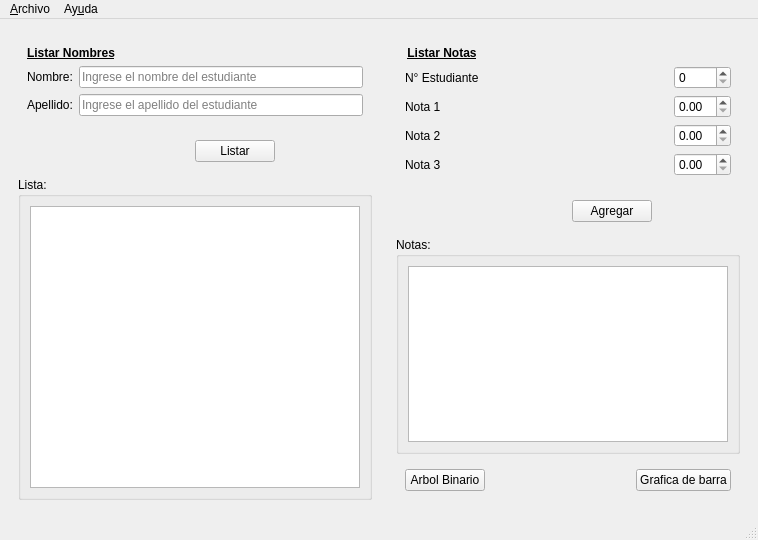
<?xml version="1.0" encoding="UTF-8"?>
<ui version="4.0">
 <class>Notas</class>
 <widget class="QMainWindow" name="Notas">
  <property name="geometry">
   <rect>
    <x>0</x>
    <y>0</y>
    <width>758</width>
    <height>540</height>
   </rect>
  </property>
  <property name="windowTitle">
   <string>Notas</string>
  </property>
  <widget class="QWidget" name="centralwidget">
   <layout class="QHBoxLayout" name="horizontalLayout_6">
    <item>
     <widget class="QWidget" name="widget" native="true">
      <layout class="QVBoxLayout" name="verticalLayout_2">
       <item>
        <widget class="QWidget" name="widget_7" native="true">
         <layout class="QFormLayout" name="formLayout_2">
          <item row="0" column="0" colspan="2">
           <widget class="QLabel" name="label_3">
            <property name="text">
             <string>&lt;html&gt;&lt;head/&gt;&lt;body&gt;&lt;p&gt;&lt;span style=&quot; font-size:9pt; font-weight:600; text-decoration: underline;&quot;&gt;Listar Nombres&lt;/span&gt;&lt;/p&gt;&lt;/body&gt;&lt;/html&gt;</string>
            </property>
           </widget>
          </item>
          <item row="1" column="0">
           <widget class="QLabel" name="label">
            <property name="text">
             <string>Nombre:</string>
            </property>
           </widget>
          </item>
          <item row="1" column="1">
           <widget class="QLineEdit" name="inNombre">
            <property name="placeholderText">
             <string>Ingrese el nombre del estudiante</string>
            </property>
           </widget>
          </item>
          <item row="2" column="0">
           <widget class="QLabel" name="label_2">
            <property name="text">
             <string>Apellido:</string>
            </property>
           </widget>
          </item>
          <item row="2" column="1">
           <widget class="QLineEdit" name="inApellido">
            <property name="placeholderText">
             <string>Ingrese el apellido del estudiante</string>
            </property>
           </widget>
          </item>
         </layout>
        </widget>
       </item>
       <item>
        <widget class="QWidget" name="widget_3" native="true">
         <layout class="QHBoxLayout" name="horizontalLayout_4">
          <item>
           <spacer name="horizontalSpacer">
            <property name="orientation">
             <enum>Qt::Horizontal</enum>
            </property>
            <property name="sizeHint" stdset="0">
             <size>
              <width>175</width>
              <height>20</height>
             </size>
            </property>
           </spacer>
          </item>
          <item>
           <widget class="QPushButton" name="cmdListar">
            <property name="statusTip">
             <string>Presione para listar estudiantes</string>
            </property>
            <property name="text">
             <string>Listar</string>
            </property>
           </widget>
          </item>
          <item>
           <spacer name="horizontalSpacer_8">
            <property name="orientation">
             <enum>Qt::Horizontal</enum>
            </property>
            <property name="sizeHint" stdset="0">
             <size>
              <width>95</width>
              <height>20</height>
             </size>
            </property>
           </spacer>
          </item>
         </layout>
        </widget>
       </item>
       <item>
        <widget class="QGroupBox" name="groupBox_2">
         <property name="title">
          <string>Lista:</string>
         </property>
         <layout class="QHBoxLayout" name="horizontalLayout">
          <item>
           <widget class="QPlainTextEdit" name="outLista"/>
          </item>
         </layout>
        </widget>
       </item>
      </layout>
     </widget>
    </item>
    <item>
     <widget class="QWidget" name="widget_4" native="true">
      <layout class="QVBoxLayout" name="verticalLayout">
       <item>
        <widget class="QWidget" name="widget_6" native="true">
         <layout class="QGridLayout" name="gridLayout">
          <item row="0" column="0">
           <widget class="QLabel" name="label_4">
            <property name="text">
             <string>&lt;html&gt;&lt;head/&gt;&lt;body&gt;&lt;p align=&quot;center&quot;&gt;&lt;span style=&quot; font-size:9pt; font-weight:600; text-decoration: underline;&quot;&gt;Listar Notas&lt;/span&gt;&lt;/p&gt;&lt;/body&gt;&lt;/html&gt;</string>
            </property>
           </widget>
          </item>
          <item row="1" column="0">
           <widget class="QLabel" name="label_8">
            <property name="text">
             <string>N° Estudiante</string>
            </property>
           </widget>
          </item>
          <item row="1" column="1">
           <spacer name="horizontalSpacer_4">
            <property name="orientation">
             <enum>Qt::Horizontal</enum>
            </property>
            <property name="sizeHint" stdset="0">
             <size>
              <width>189</width>
              <height>20</height>
             </size>
            </property>
           </spacer>
          </item>
          <item row="1" column="2">
           <widget class="QSpinBox" name="outEs"/>
          </item>
          <item row="2" column="0">
           <widget class="QLabel" name="label_5">
            <property name="text">
             <string>Nota 1</string>
            </property>
           </widget>
          </item>
          <item row="2" column="1">
           <spacer name="horizontalSpacer_5">
            <property name="orientation">
             <enum>Qt::Horizontal</enum>
            </property>
            <property name="sizeHint" stdset="0">
             <size>
              <width>189</width>
              <height>20</height>
             </size>
            </property>
           </spacer>
          </item>
          <item row="2" column="2">
           <widget class="QDoubleSpinBox" name="outN1"/>
          </item>
          <item row="3" column="0">
           <widget class="QLabel" name="label_6">
            <property name="text">
             <string>Nota 2</string>
            </property>
           </widget>
          </item>
          <item row="3" column="1">
           <spacer name="horizontalSpacer_6">
            <property name="orientation">
             <enum>Qt::Horizontal</enum>
            </property>
            <property name="sizeHint" stdset="0">
             <size>
              <width>189</width>
              <height>20</height>
             </size>
            </property>
           </spacer>
          </item>
          <item row="3" column="2">
           <widget class="QDoubleSpinBox" name="outN2"/>
          </item>
          <item row="4" column="0">
           <widget class="QLabel" name="label_7">
            <property name="text">
             <string>Nota 3</string>
            </property>
           </widget>
          </item>
          <item row="4" column="1">
           <spacer name="horizontalSpacer_7">
            <property name="orientation">
             <enum>Qt::Horizontal</enum>
            </property>
            <property name="sizeHint" stdset="0">
             <size>
              <width>189</width>
              <height>20</height>
             </size>
            </property>
           </spacer>
          </item>
          <item row="4" column="2">
           <widget class="QDoubleSpinBox" name="outN3"/>
          </item>
         </layout>
        </widget>
       </item>
       <item>
        <widget class="QWidget" name="widget_2" native="true">
         <layout class="QHBoxLayout" name="horizontalLayout_2">
          <item>
           <spacer name="horizontalSpacer_2">
            <property name="orientation">
             <enum>Qt::Horizontal</enum>
            </property>
            <property name="sizeHint" stdset="0">
             <size>
              <width>174</width>
              <height>20</height>
             </size>
            </property>
           </spacer>
          </item>
          <item>
           <widget class="QPushButton" name="cmdAgregar">
            <property name="statusTip">
             <string>Presione para agregar notas</string>
            </property>
            <property name="text">
             <string>Agregar</string>
            </property>
           </widget>
          </item>
          <item>
           <spacer name="horizontalSpacer_9">
            <property name="orientation">
             <enum>Qt::Horizontal</enum>
            </property>
            <property name="sizeHint" stdset="0">
             <size>
              <width>85</width>
              <height>20</height>
             </size>
            </property>
           </spacer>
          </item>
         </layout>
        </widget>
       </item>
       <item>
        <widget class="QGroupBox" name="groupBox_4">
         <property name="title">
          <string>Notas:</string>
         </property>
         <layout class="QHBoxLayout" name="horizontalLayout_3">
          <item>
           <widget class="QPlainTextEdit" name="outNotas"/>
          </item>
         </layout>
        </widget>
       </item>
       <item>
        <widget class="QWidget" name="widget_5" native="true">
         <layout class="QHBoxLayout" name="horizontalLayout_5">
          <item>
           <widget class="QPushButton" name="pushButton_3">
            <property name="statusTip">
             <string>Visualizar arbol de notas</string>
            </property>
            <property name="text">
             <string>Arbol Binario</string>
            </property>
           </widget>
          </item>
          <item>
           <spacer name="horizontalSpacer_3">
            <property name="orientation">
             <enum>Qt::Horizontal</enum>
            </property>
            <property name="sizeHint" stdset="0">
             <size>
              <width>82</width>
              <height>20</height>
             </size>
            </property>
           </spacer>
          </item>
          <item>
           <widget class="QPushButton" name="pushButton_4">
            <property name="statusTip">
             <string>Visualizar grafica de barras</string>
            </property>
            <property name="text">
             <string>Grafica de barra</string>
            </property>
           </widget>
          </item>
         </layout>
        </widget>
       </item>
      </layout>
     </widget>
    </item>
   </layout>
  </widget>
  <widget class="QMenuBar" name="menubar">
   <property name="geometry">
    <rect>
     <x>0</x>
     <y>0</y>
     <width>758</width>
     <height>21</height>
    </rect>
   </property>
   <widget class="QMenu" name="menu_Archivo">
    <property name="title">
     <string>&amp;Archivo</string>
    </property>
    <addaction name="mnuAbrir"/>
    <addaction name="mnuGuardar"/>
    <addaction name="separator"/>
    <addaction name="mnuListar"/>
    <addaction name="mnuAgregar"/>
    <addaction name="separator"/>
    <addaction name="mnuSalir"/>
   </widget>
   <widget class="QMenu" name="menuAy_uda">
    <property name="title">
     <string>Ay&amp;uda</string>
    </property>
    <addaction name="action_Acerca_de"/>
   </widget>
   <addaction name="menu_Archivo"/>
   <addaction name="menuAy_uda"/>
  </widget>
  <widget class="QStatusBar" name="statusbar"/>
  <action name="action_Acerca_de">
   <property name="text">
    <string>&amp;Acerca de</string>
   </property>
  </action>
  <action name="actionA_brir_nuevo">
   <property name="text">
    <string>A&amp;brir </string>
   </property>
  </action>
  <action name="action_Guardar_Archivo">
   <property name="text">
    <string>&amp;Guardar </string>
   </property>
  </action>
  <action name="action_Listar_Etudiantes">
   <property name="text">
    <string>&amp;Listar Etudiantes</string>
   </property>
  </action>
  <action name="actionA_gregar_Notas">
   <property name="text">
    <string>Agregar &amp;Notas</string>
   </property>
  </action>
  <action name="action_Salir">
   <property name="text">
    <string>&amp;Salir</string>
   </property>
  </action>
  <action name="mnuAbrir">
   <property name="text">
    <string>Abrir</string>
   </property>
  </action>
  <action name="mnuGuardar">
   <property name="text">
    <string>Guardar</string>
   </property>
  </action>
  <action name="mnuListar">
   <property name="text">
    <string>Listar Estudiantes</string>
   </property>
  </action>
  <action name="mnuAgregar">
   <property name="text">
    <string>Agregar Notas</string>
   </property>
  </action>
  <action name="mnuSalir">
   <property name="text">
    <string>Salir</string>
   </property>
  </action>
 </widget>
 <resources/>
 <connections/>
</ui>
